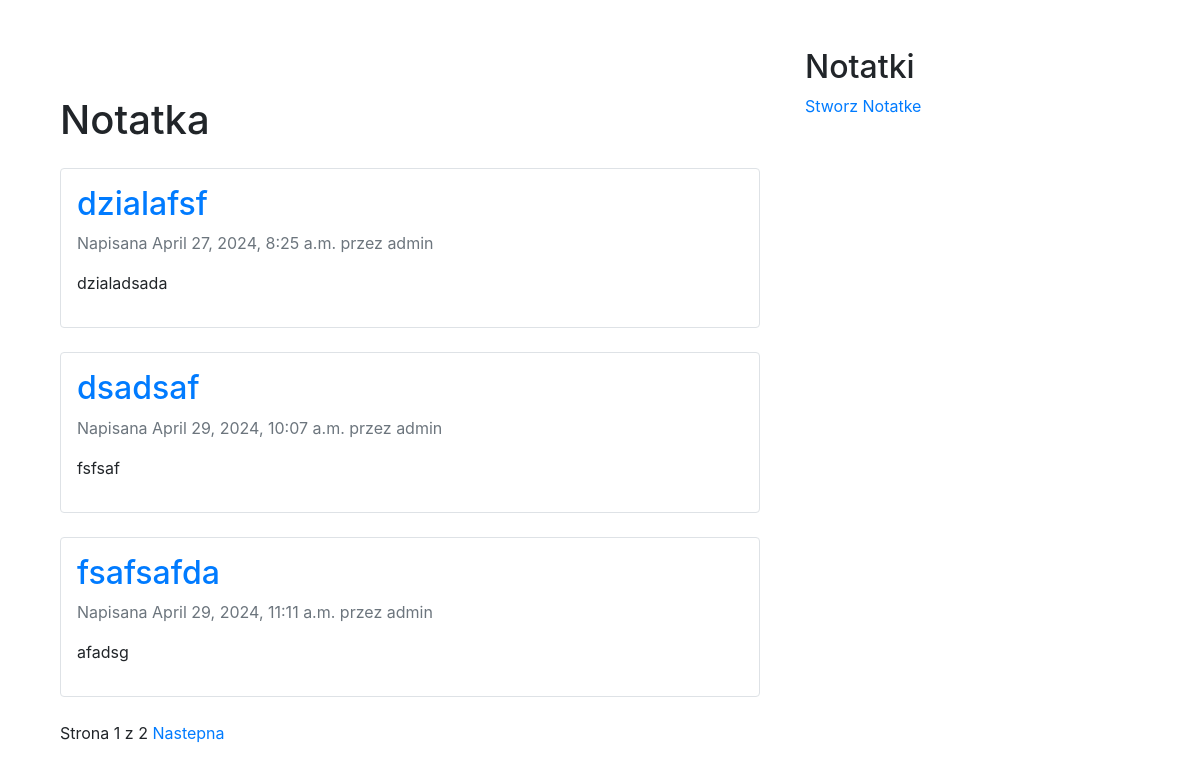
The page /note/ on the database as committed earlier.
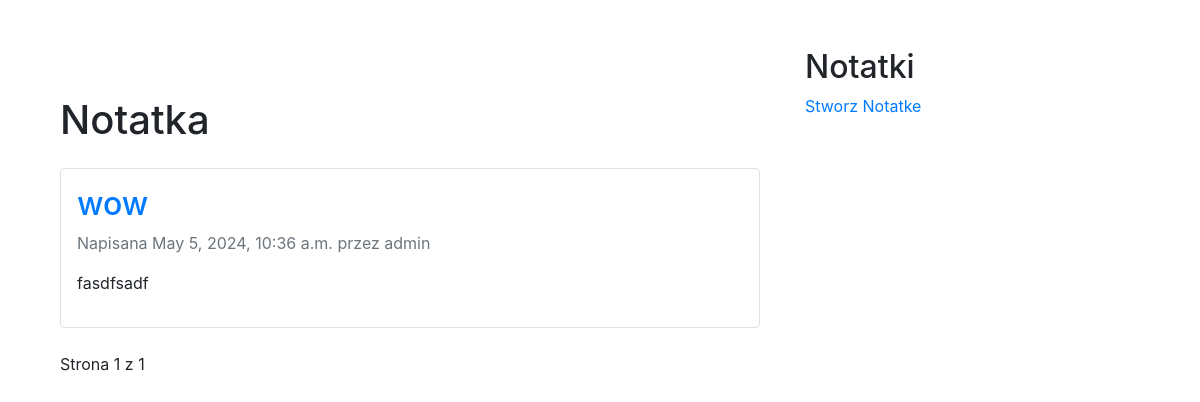
The same page on the database as committed later.
### aplikacja/models.py (models this page shows)
class Notatka(models.Model):
    Signiface = (
        ('mniejwazne', 'Mniejwazne'),
        ('wazne','Wazne')
    )
    STATUS_CHOICES = (
        ('draft', 'Draft'),
        ('published', 'Published'),
    )
    title = models.CharField(max_length=250)
    author = models.ForeignKey(User,
                               on_delete=models.CASCADE,
                               related_name='notatki')
    body = models.TextField()
    publish = models.DateTimeField(default=timezone.now)
    created = models.DateTimeField(auto_now_add=True)
    updated = models.DateTimeField(auto_now=True)
    status = models.CharField(max_length=10,
                              choices=STATUS_CHOICES,
                              default='draft')
    def get_absolute_url(self):
        return reverse("aplikacja:note_detail",
                       args=[self.publish.year,
                             self.publish.month,
                             self.publish.day,
                            ])

### aplikacja/views.py (the view)
# urls.py: path('', views.NoteListView.as_view(),name='note-list'),
class NoteListView(ListView):
    queryset = Notatka.objects.all().filter(status='published')
    context_object_name = 'notes'
    paginate_by = 3
    template_name = "post/list.html"

### aplikacja/templates/post/list.html (shortened to what this page needs)
{% extends "base.html" %}
{% load static %}
{% block content %}
    <div class="container">
        <h1 class="mt-5">Notatka</h1>
        {% for note in notes %}
            <div class="note my-4 p-3 border rounded">
                <h2>
                    <a href="{{ note.get_absolute_url }}" class="text-decoration-none text-primary">
                        {{ note.title }}
                    </a>
                </h2>
                <p class="date text-muted">
                    Napisana {{ note.publish }} przez {{ note.author }}
                </p>
                <div class="note-body">
                    {{ note.body|truncatewords:30|linebreaks }}
                </div>
            </div>
        {% endfor %}
        <nav aria-label="Page navigation">
            {% include "pagination.html" with page=page_obj %}
        </nav>
    </div>
{% endblock %}

### aplikacja/templates/base.html (shortened to what this page needs)
{% load static %}
<!DOCTYPE html>
<html lang="pl-PL">
<head>
    <link href="{% static 'css/blog.css' %}" rel="stylesheet">
    <link href="https://stackpath.bootstrapcdn.com/bootstrap/4.5.2/css/bootstrap.min.css" rel="stylesheet">
</head>
<body>
    <div class="container mt-5">
        <div class="row">
            <div id="content" class="col-md-8">
                {% block content %}
                {% endblock %}
            </div>
            <div id="sidebar" class="col-md-4">
                <h2>Notatki</h2>
                <a href="/note/create">Stworz Notatke</a>
            </div>
        </div>
    </div>
</body>
</html>

### aplikacja/templates/pagination.html (shortened to what this page needs)
<div class="pagination">
    <span class="step-links">
        <span class="current">
            Strona {{ page.number }} z {{ page.paginator.num_pages }}
        </span>
        {% if page.has_next %}
            <a href="?page={{ page.next_page_number }}">Nastepna</a>
        {% endif%}
    </span>
</div>

Rows that differ between the two databases and show on the page:
removed Notatka: title "dzialafsf", publish "April 27, 2024, 8:25 a.m.", author "admin", body "dzialadsada"
removed Notatka: title "dsadsaf", publish "April 29, 2024, 10:07 a.m.", author "admin", body "fsfsaf"
removed Notatka: title "fsafsafda", publish "April 29, 2024, 11:11 a.m.", author "admin", body "afadsg"
added Notatka: title "wow", publish "May 5, 2024, 10:36 a.m.", author "admin", body "fasdfsadf"
Other text that changed with them:
{{ page.paginator.num_pages }}: "2" → "1"
text no longer shown: "Nastepna"
